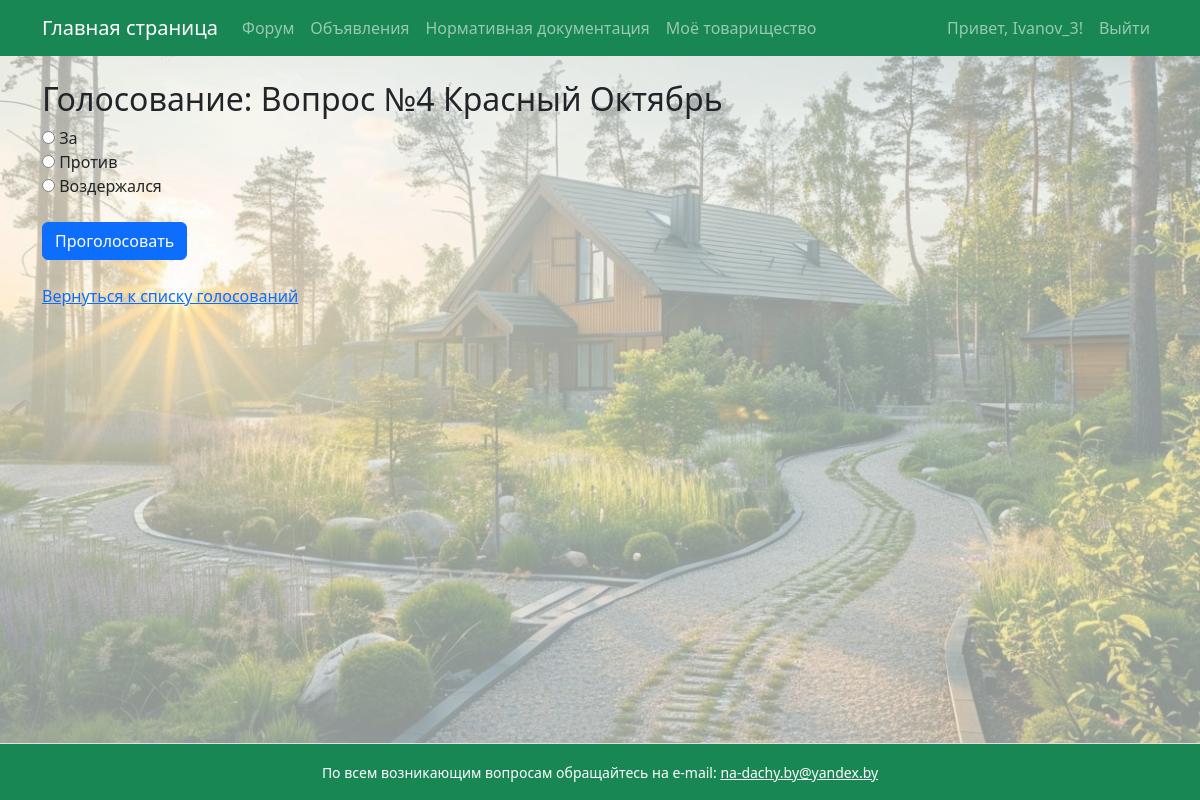
Before: /voting/6/ (signed in) with the older database file.
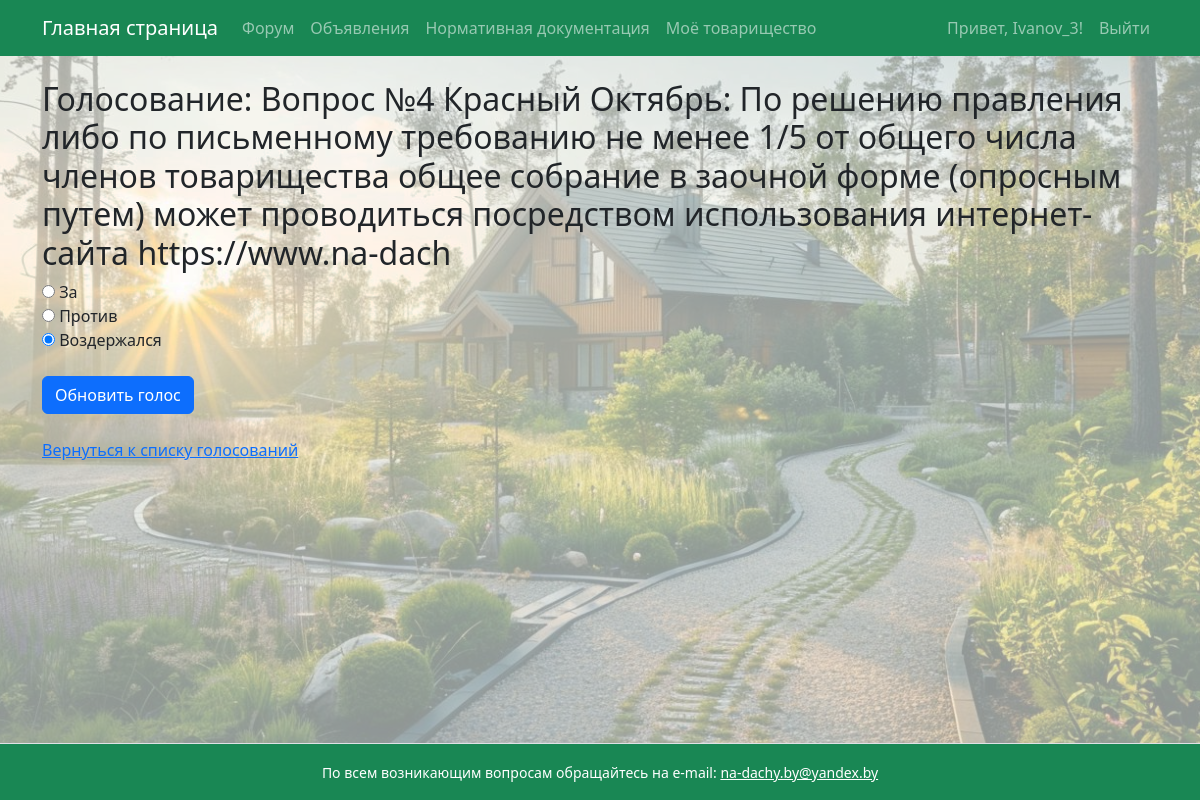
After: the same page with the newer database file.
### garden/models.py (models this page shows, shortened)
class Voting(models.Model):
    community = models.ForeignKey('Community', on_delete=models.CASCADE)
    question = models.CharField(max_length=255)
    active = models.BooleanField(default=True)
    created_at = models.DateTimeField(auto_now_add=True)
    start_date = models.DateTimeField(verbose_name="Дата начала голосования", default=timezone.now)
    end_date = models.DateTimeField(verbose_name="Дата окончания голосования", default=timezone.now)

class Vote(models.Model):
    VOTE_CHOICES = [
        ('for', 'За'),
        ('against', 'Против'),
        ('abstained', 'Воздержался'),
    ]
    voting = models.ForeignKey(Voting, on_delete=models.CASCADE, related_name='votes')
    user = models.ForeignKey(User, on_delete=models.CASCADE)
    choice = models.CharField(max_length=10, choices=VOTE_CHOICES)

### garden/views.py (the view)
# urls.py: path('voting/<int:voting_id>/', views.voting_detail, name='voting_detail'),
@login_required
def voting_detail(request, voting_id):
    voting = get_object_or_404(Voting, id=voting_id)
    user_vote = Vote.objects.filter(voting=voting, user=request.user).first()
    voting_closed = not voting.active
    if not request.user.profile.can_vote:
        message = "Вам запрещено голосовать. Пожалуйста, свяжитесь с администрацией сайта для уточнения."
        return render(request, 'voting_list.html', {'warning_message': message})
    if not voting_closed and request.method == 'POST':
        choice = request.POST.get('choice')
        if choice not in ['for', 'against', 'abstained']:
            error = "Пожалуйста, выберите ваш вариант."
        else:
            if user_vote:
                user_vote.choice = choice
                user_vote.save()
            else:
                Vote.objects.create(voting=voting, user=request.user, choice=choice)
            return redirect('voting_detail', voting_id=voting_id)
    else:
        error = None
    return render(request, 'voting_detail.html', {
        'voting': voting,
        'user_vote': user_vote,
        'voting_closed': voting_closed,
        'error': error,
    })

### garden/context_processors.py (called while the page is built)
def total_visits_processor(request):
    counter, created = PageVisit.objects.get_or_create(page_name='main_page')
    return {
        'total_visits': counter.visits
    }

def online_users_processor(request):
    now = timezone.now()
    active_threshold = now - timedelta(seconds=40)  # считаем активными за последние 40 секунд
    online_count = Profile.objects.filter(last_seen__gte=active_threshold).count()
    return {'online_users': online_count}

### garden/templates/voting_detail.html (shortened to what this page needs)
{% extends 'base.html' %}
{% block content %}
<h2>Голосование: {{ voting.question }}</h2>
{% if voting_closed %}
    {% if user_vote %}
        <p>Голосование завершено. Ваш голос:
            <strong>
                {% if user_vote.choice == 'for' %}За
                {% elif user_vote.choice == 'against' %}Против
                {% elif user_vote.choice == 'abstained' %}Воздержался
                {% endif %}
            </strong>
        </p>
    {% else %}
        <p>Голосование завершено.</p>
    {% endif %}
    <a href="{% url 'voting_list' %}">Вернуться к списку голосований</a>
{% else %}
    <form method="post">
        <label>
            <input type="radio" name="choice" value="for"
                {% if user_vote and user_vote.choice == 'for' %}checked{% endif %}>
            За
        </label><br>
        <label>
            <input type="radio" name="choice" value="against"
                {% if user_vote and user_vote.choice == 'against' %}checked{% endif %}>
            Против
        </label><br>
        <label>
            <input type="radio" name="choice" value="abstained"
                {% if user_vote and user_vote.choice == 'abstained' %}checked{% endif %}>
            Воздержался
        </label><br><br>
        <button type="submit" class="btn btn-primary">
            {% if user_vote %}Обновить голос{% else %}Проголосовать{% endif %}
        </button>
    </form>
    <br>
    <a href="{% url 'voting_list' %}">Вернуться к списку голосований</a>
{% endif %}
{% endblock %}

Changed rows visible on the page:
changed Voting: question "Вопрос №4 Красный Октябрь" → "Вопрос №4 Красный Октябрь: По решению правления либо по письменному требованию не менее 1/5 от общего числа членов товарищества общее собрание в заочной форме (опросным путем) может проводиться посредством использования интернет-сайта https://www.na-dach"
added Vote: choice "☐ За", choice "☐ Против", choice "☑ Воздержался"
Other visible differences:
form field choice: "☐ За" → (not shown)
form field choice: "☐ Против" → (not shown)
form field choice: "☐ Воздержался" → (not shown)
text no longer shown: "Проголосовать"
text now shown: "Обновить голос"
